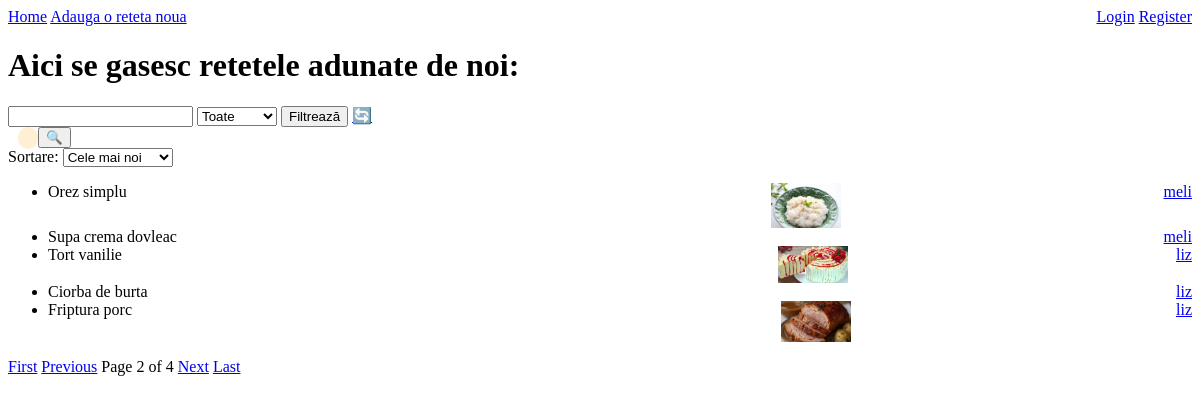
The app's page /?page=2&q=&categorie= with its own data.
### retetele/models.py (models this page shows, shortened)
class Retete(models.Model):
    class Categorie(models.TextChoices):
        MIC_DEJUN = "MD", "Mic dejun"
        PRAJITURI = "PR", "Prăjituri"
        TORTURI = "TO", "Torturi"
        SUPE = "SU", "Supe și ciorbe"
        GARNITURI = "GA", "Garnituri"
        CARNE = "CA", "Carne"
        PESTE = "PE", "Pește"
    nume = models.CharField(max_length=200)
    categorie = models.CharField(
        max_length=30,
        choices=Categorie.choices,
        default="mic_dejun"
    )
    ingrediente = models.TextField()
    preparare = models.TextField()
    data_creare = models.DateTimeField(default=timezone.now)
    timp_pregatire = models.TextField(null=True, blank=True)
    timp_gatire = models.TextField(null=True, blank=True)
    user = models.ForeignKey(
        settings.AUTH_USER_MODEL,
        related_name="retete",
        on_delete=models.SET_NULL,
        null=True,
        blank=True
    )
    poza = models.ImageField(upload_to="poze_retete/", null=True, blank=True)

### prieteni/models.py (models this page shows)
class CustomUser(AbstractUser):
    description = models.TextField(blank=True, null=True, default="")

### retetele/views.py (the view)
# urls.py: path('', views.lista_retete, name='retete'),
def lista_retete(request: HttpRequest):
    sort = request.GET.get("sort", "-data_creare")
    valid_sort = ["nume", "-nume", "data_creare", "-data_creare"]
    if sort not in valid_sort:
        sort = "-data_creare"
    retete = Retete.objects.all().order_by(sort)
    categorie = request.GET.get("categorie")
    if categorie:
        retete = retete.filter(categorie=categorie)
    paginator = Paginator(retete, 5)
    page_obj = paginator.get_page(request.GET.get("page"))
    return render(request, "retetele/home.html", {"page_obj": page_obj})

### retetele/templates/retetele/home.html (shortened to what this page needs)
{% extends "base.html" %}
{% block content %}
    <h1>Aici se gasesc retetele adunate de noi:</h1>
  <form method="get" action="{% url 'cautare_retete' %}">
    <input type="text" name="q" value="{{ request.GET.q }}">
    <form method="get">
    <select name="categorie">
        <option value="">Toate</option>
    </select>
    <button type="submit">Filtrează</button>
      <a href="{% url 'cautare_retete' %}">🔄</a>
</form>
<span class="badge">
</span>
    <button type="submit">🔍</button>
</form>
  <form method="get" action="">
    <label>Sortare:</label>
    <select name="sort" onchange="this.form.submit()">
        <option value="-data_creare">Cele mai noi</option>
    </select>
</form>
    <ul>
      {% for retete in page_obj  %}
      <li>
        <details>
          <summary class = "nume_reteta">
            <span>{{ retete.nume }}</span>
            {% if retete.poza %}
            <br><img src="{{ retete.poza.url }}" width="70">
            {% endif %}
            <a href="{% if retete.user %}{% url 'retetele_prietenilor' retete.user.id %}{% endif %}">
            {{ retete.user|default:"Anonim" }}
            </a>
          </summary>
          </details>
      </li>
        {% empty %}
        <li>Nu au fost gasite retete.</li>
      {% endfor %}
    </ul>
    <div>
        {% if page_obj.has_previous %}
        <a href="?page=1">First</a>
        <a href="?page={{ page_obj.previous_page_number }}&q={{ request.GET.q }}&categorie={{ request.GET.categorie }}">Previous</a>
        {% endif %}
    <span>
        Page {{ page_obj.number }} of {{ page_obj.paginator.num_pages }}
    </span>
        {% if page_obj.has_next %}
        <a href="?page={{ page_obj.next_page_number }}&q={{ request.GET.q }}&categorie={{ request.GET.categorie }}">Next</a>
        <a href="?page={{ page_obj.paginator.num_pages }}">Last</a>
        {% endif %}
    </div>
{% endblock %}

### retetele/static/main.css (style rules this page uses)
.nume_reteta { display: flex; justify-content: space-between; }
.badge { background:#ffefd5; color:#333; padding:4px 10px; border-radius:20px; font-size:12px; margin-left:10px; }

### records on screen
Retete: nume "Orez simplu", poza (picture), user "meli"
Retete: nume "Supa crema dovleac", user "meli"
Retete: nume "Tort vanilie", poza (picture), user "liz"
Retete: nume "Ciorba de burta", user "liz"
Retete: nume "Friptura porc", poza (picture), user "liz"

### other values on screen
{{ page_obj.number }} "2"
{{ page_obj.paginator.num_pages }} "4"
